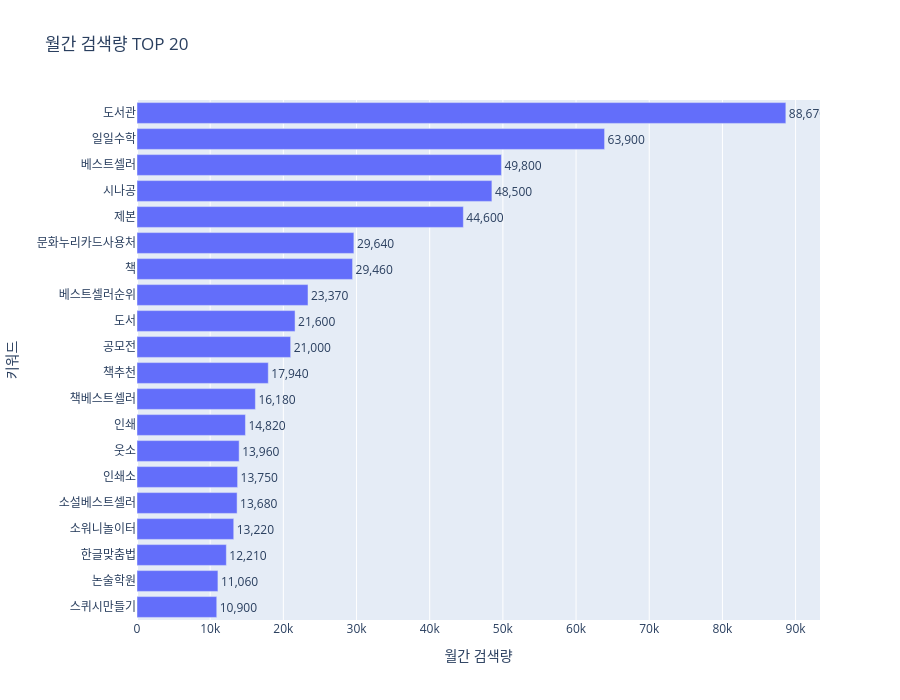

Notebook code for this chart:
### Code cell
import plotly.express as px

fig = px.bar(
    top_search,
    x="search_total",
    y="keyword",
    orientation="h",
    title="월간 검색량 TOP 20",
    labels={
        "search_total": "월간 검색량",
        "keyword": "키워드"
    },
    text="search_total"
)

# 검색량이 높은 키워드가 위에 나오도록 설정
fig.update_layout(
    yaxis={
        "categoryorder": "total ascending"
    },
    height=700
)

# 막대 위 검색량 표시
fig.update_traces(
    texttemplate="%{text:,.0f}",
    textposition="outside"
)

fig.show()

### Figure 1 — Plotly figure (JSON) as saved in the notebook; plotly's stock layout.template omitted (floating-point values rounded to 4 significant figures)
{"data": [{"alignmentgroup": "True", "hovertemplate": "월간 검색량=%{text}<br>키워드=%{y}<extra></extra>", "legendgroup": "", "marker": {"color": "#636efa", "pattern": {"shape": ""}}, "name": "", "offsetgroup": "", "orientation": "h", "showlegend": false, "text": [88670, 63900, 49800, 48500, 44600, 29640, 29460, 23370, 21600, 21000, 17940, 16180, 14820, 13960, 13750, 13680, 13220, 12210, 11060, 10900], "textposition": "outside", "texttemplate": "%{text:,.0f}", "type": "bar", "x": [88670, 63900, 49800, 48500, 44600, 29640, 29460, 23370, 21600, 21000, 17940, 16180, 14820, 13960, 13750, 13680, 13220, 12210, 11060, 10900], "xaxis": "x", "y": ["도서관", "일일수학", "베스트셀러", "시나공", "제본", "문화누리카드사용처", "책", "베스트셀러순위", "도서", "공모전", "책추천", "책베스트셀러", "인쇄", "웃소", "인쇄소", "소설베스트셀러", "소워니놀이터", "한글맞춤법", "논술학원", "스퀴시만들기"], "yaxis": "y"}], "layout": {"barmode": "relative", "height": 700, "legend": {"tracegroupgap": 0}, "title": {"text": "월간 검색량 TOP 20"}, "xaxis": {"anchor": "y", "domain": [0, 1], "title": {"text": "월간 검색량"}}, "yaxis": {"anchor": "x", "categoryorder": "total ascending", "domain": [0, 1], "title": {"text": "키워드"}}}}
